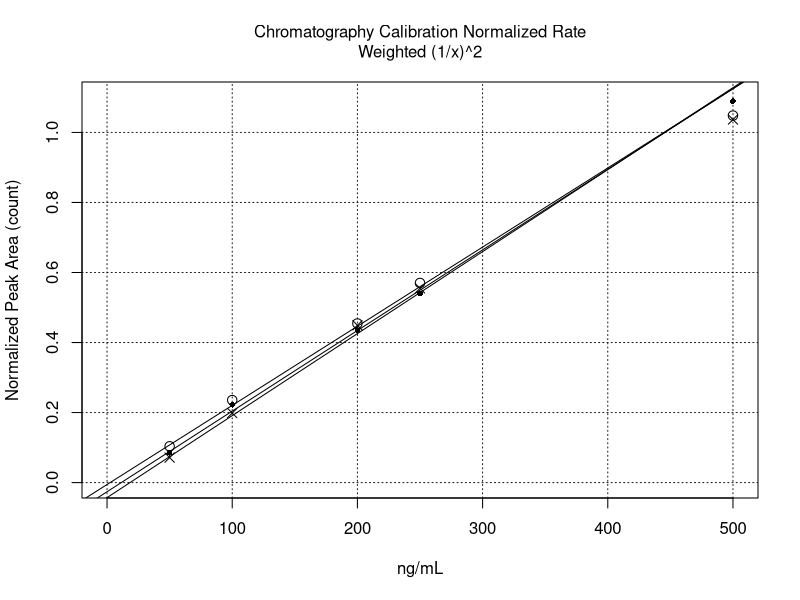

Recreate this plot in R.
# Chromatogram Calibration Peak Rates Normalized.R
#   User functions called: none
# Author: Fred Lytle
# Last edit: 10/05/2022
rm(list=ls())

# user supplied input
# the choice 'var' was not provided due to the complex propagation of variance
weighted <- '1/x^2' # choice: 'none','1/x^2'

# data from chromatogram_numeric_areas.R (analyte and d5 transitions)
# Note: the avg-values are the average of four replicate normalized areas
conc <- c(50,100,200,250,500)
rt96 <- array(0,dim=c(5,4))
rt96[1,] <- c(7941.8667,8625.9333,7667.6667,9283.2667)
rt96[2,] <- c(19722.5333,17543.6000,19531.9333,18792.4667)
rt96[3,] <- c(36261.0000,33905.4000,37350.9333,40059.5333)
rt96[4,] <- c(40580.5333,44714.8667,43971.7333,46423.6667)
rt96[5,] <- c(84439.5333,81107.1180,87244.0000,85717.5333)
rt21 <- array(0,dim=c(5,4))
rt21[1,] <- c(7378.0500,6281.3833,6498.9833,8256.6833)
rt21[2,] <- c(18637.9333,16193.5667,18056.9000,17924.4000)
rt21[3,] <- c(32541.9500,38147.5667,36870.2167,39247.6667)
rt21[4,] <- c(41973.8833,41254.0833,41059.1000,40596.4667)
rt21[5,] <- c(88016.9833,87398.7667,86045.1000,89545.3167)
rt06 <- array(0,dim=c(5,4))
rt06[1,] <- c(5013.0667,5930.3733,5713.5000,5246.9600)
rt06[2,] <- c(16260.9400,12896.2867,15901.7000,15156.9733)
rt06[3,] <- c(32971.8400,32849.7067,32547.1933,37895.6600)
rt06[4,] <- c(40193.3333,40091.6400,37791.3867,39158.3867)
rt06[5,] <- c(84084.4000,76695.3933,77014.8467,74403.9333)
d5rt96 <- array(0,dim=c(5,4))
d5rt96[1,] <- c(75703.4000,79716.1333,80757.0000,87161.4000)
d5rt96[2,] <- c(88794.0000,77971.6000,73607.9333,81831.7333)
d5rt96[3,] <- c(77346.2000,72288.0000,81017.8000,95657.4667)
d5rt96[4,] <- c(74710.6667,76862.8000,77103.6667,79356.3333)
d5rt96[5,] <- c(83644.7333,81323.6620,76118.0667,82451.2000)
d5rt21 <- array(0,dim=c(5,4))
d5rt21[1,] <- c(81335.2333,80905.0500,85149.8667,86040.3500)
d5rt21[2,] <- c(83546.6167,76842.6167,74714.2667,83960.6333)
d5rt21[3,] <- c(79597.1000,85586.8667,79057.0167,93285.5833)
d5rt21[4,] <- c(72606.4500,77455.8333,76356.5167,79389.5500)
d5rt21[5,] <- c(83095.4500,85196.3667,75611.4667,78923.4000)
d5rt06 <- array(0,dim=c(5,4))
d5rt06[1,] <- c(70768.1867,76165.0600,78405.0467,82188.5667)
d5rt06[2,] <- c(76491.4733,76023.1667,71501.4400,79965.1933)
d5rt06[3,] <- c(72897.9400,75859.3200,76429.9933,78090.9267)
d5rt06[4,] <- c(70666.6133,72594.5533,70786.1133,69407.1133)
d5rt06[5,] <- c(76254.1933,77623.7000,71096.6733,76473.8667)
norm96 <- rt96/d5rt96
norm21 <- rt21/d5rt21
norm06 <- rt06/d5rt06
avg96 <- rowMeans(norm96)
avg21 <- rowMeans(norm21)
avg06 <- rowMeans(norm06)

# calculate the least-squares weights
if(weighted == 'none'){
  weights96 <- weights21 <- weights06 <- rep(1,length(conc))
}else{
  weights96 <- weights21 <- weights06 <- 1/conc^2
}

# generate the main graph
title <- 'Chromatography Calibration Normalized Rate'
if(weighted=='1/x^2'){title <- paste0(title,'\nWeighted (1/x)^2')
}else{
  title <- paste0(title,'\nUnweighted')
}
plot(conc,avg96,xlim=c(0,500),ylim=c(0,1.1),
     main=title,font.main=1,cex.main=1,
     xlab='ng/mL',ylab='Normalized Peak Area (count)',cex=1.25)
grid(col='gray10')
points(conc,avg21,pch=16,cex=0.75)
points(conc,avg06,pch=4,cex=1.25)

# perform the least-squares fits and obtain errors and covariance
fit96 <- lm(avg96 ~ conc,weights=weights96)
coef96 <- summary(fit96)$coef[,1]
error96 <- summary(fit96)$coef[,2]
cov96 <- summary(fit96)$cov[1,2]*summary(fit96)$sigma^2
fit21 <- lm(avg21 ~ conc,weights=weights21)
coef21 <- summary(fit21)$coef[,1]
error21 <- summary(fit21)$coef[,2]
cov21 <- summary(fit21)$cov[1,2]*summary(fit21)$sigma^2
fit06 <- lm(avg06 ~ conc,weights=weights06)
coef06 <- summary(fit06)$coef[,1]
error06 <- summary(fit06)$coef[,2]
cov06 <- summary(fit06)$cov[1,2]*summary(fit06)$sigma^2

# add regression lines to the main graph
abline(fit96)
abline(fit21)
abline(fit06)

# print the results
{
  cat(title,
      '\nDwell Time:\t\t  Value       Error        Covar',
      '\n\t96 Intercept:\t',coef96[1],'; ',error96[1],'; ',cov96,
      '\n\t96 Slope:\t',coef96[2],'; ',error96[2],
      '\n\t21 Intercept:\t',coef21[1],'; ',error21[1],'; ',cov21,
      '\n\t21 Slope:\t',coef21[2],'; ',error21[2],
      '\n\t06 Intercept:\t',coef06[1],'; ',error06[1],'; ',cov06,
      '\n\t06 Slope:\t',coef06[2],';  ',error06[2],'\n',sep='')
  
  cat('\nCount Slope Ratios:\t',
      c(coef96[2],coef21[2],coef06[2])/coef96[2])
}
